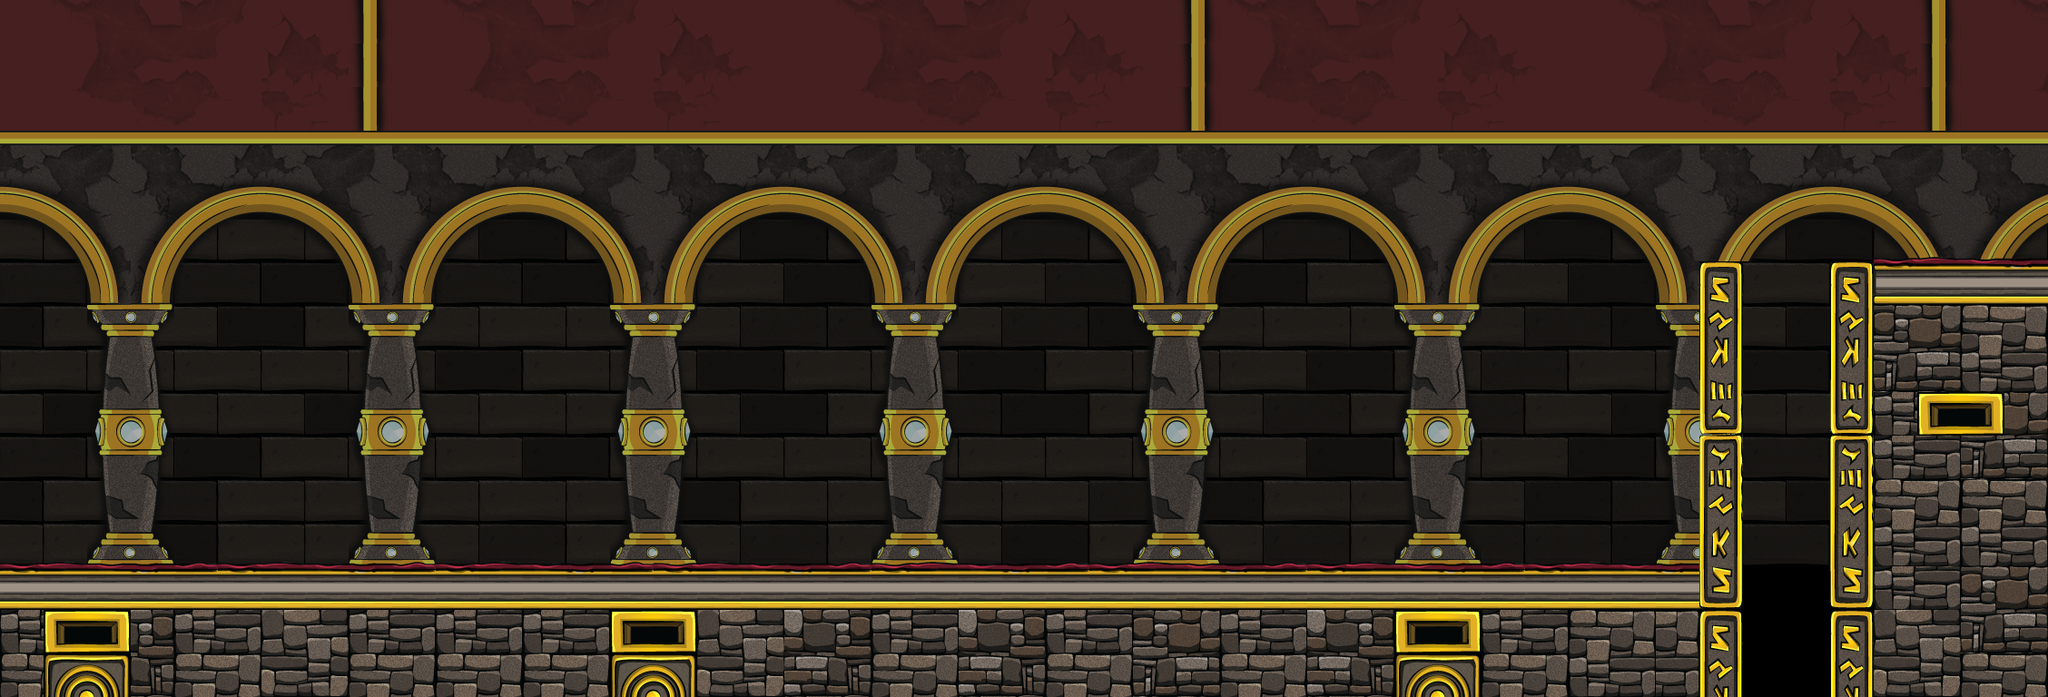

A 2D game scene composited from a Tiled map and its tileset images. What follows is a short description and the map's XML, with each tile layer's data collapsed to a summary:
An orthogonal 47x16 tile map with 48x48 px tiles, 3 tile layers (Background, Middle, Foreground) and 80 objects.

<map version="1.0" orientation="orthogonal" width="47" height="16" tilewidth="48" tileheight="48">
 <tileset firstgid="1" name="UkkoMapTiles1" tilewidth="48" tileheight="48">
  <image source="UkkoMapTiles1.png" width="1536" height="1536" />
 </tileset>
 <layer name="Background" width="47" height="16">
  <data>[752 cells, 353 non-empty, 6 distinct tile ids]</data>
 </layer>
 <layer name="Middle" width="47" height="16">
  <data>[752 cells, 563 non-empty, 87 distinct tile ids]</data>
 </layer>
 <layer name="Foreground" width="47" height="16">
  <data>[752 cells, 106 non-empty, 18 distinct tile ids]</data>
 </layer>
 <objectgroup name="Ground" width="47" height="16">
  <object x="-41" y="627" width="1929" height="9" />
  <object x="2020" y="291" width="532" height="8" />
 </objectgroup>
 <objectgroup name="OneSidedPlatform" width="47" height="16">
  <object x="1704" y="505" />
  <object x="1703" y="377" />
 </objectgroup>
 <objectgroup name="BreakableGround" width="47" height="16">
  <object x="1967" y="339" />
  <object x="1969" y="437" />
  <object x="1968" y="529" />
  <object x="1969" y="624" />
  <object x="1968" y="723" />
 </objectgroup>
 <objectgroup name="Trampoline" width="47" height="16" />
 <objectgroup name="Doors" width="47" height="16" />
 <objectgroup name="Orb" width="47" height="16">
  <object x="748" y="543">
   <properties>
    <property name="Type" value="100" />
   </properties>
  </object>
  <object x="432" y="526" />
  <object x="494" y="599">
   <properties>
    <property name="Type" value="100" />
   </properties>
  </object>
  <object x="868" y="565" />
  <object x="563" y="514" />
  <object x="414" y="588" />
  <object x="918" y="512">
   <properties>
    <property name="Type" value="100" />
   </properties>
  </object>
  <object x="323" y="523" />
  <object x="956" y="539" />
  <object x="377" y="602">
   <properties>
    <property name="Type" value="100" />
   </properties>
  </object>
  <object x="681" y="529" />
  <object x="691" y="563" />
  <object x="868" y="535" />
  <object x="703" y="598">
   <properties>
    <property name="Type" value="100" />
   </properties>
  </object>
  <object x="430" y="556" />
  <object x="1069" y="542">
   <properties>
    <property name="Type" value="100" />
   </properties>
  </object>
  <object x="563" y="576" />
  <object x="434" y="492">
   <properties>
    <property name="Type" value="100" />
   </properties>
  </object>
  <object x="341" y="584" />
  <object x="493" y="514" />
  <object x="324" y="491">
   <properties>
    <property name="Type" value="100" />
   </properties>
  </object>
  <object x="494" y="569" />
  <object x="954" y="511">
   <properties>
    <property name="" value="" />
   </properties>
  </object>
  <object x="1070" y="598">
   <properties>
    <property name="Type" value="100" />
   </properties>
  </object>
  <object x="1048" y="514" />
  <object x="761" y="572" />
  <object x="868" y="490">
   <properties>
    <property name="Type" value="100" />
   </properties>
  </object>
  <object x="571" y="546">
   <properties>
    <property name="Type" value="100" />
   </properties>
  </object>
  <object x="1093" y="514" />
  <object x="647" y="530" />
  <object x="781" y="598" />
  <object x="758" y="508" />
  <object x="812" y="496">
   <properties>
    <property name="Type" value="100" />
   </properties>
  </object>
  <object x="530" y="494" />
  <object x="1106" y="484">
   <properties>
    <property name="Type" value="100" />
   </properties>
  </object>
  <object x="1070" y="569" />
  <object x="955" y="599">
   <properties>
    <property name="Type" value="100" />
   </properties>
  </object>
  <object x="988" y="511">
   <properties>
    <property name="Type" value="100" />
   </properties>
  </object>
  <object x="953" y="481" />
  <object x="868" y="598" />
  <object x="493" y="543" />
  <object x="664" y="563" />
  <object x="627" y="598">
   <properties>
    <property name="Type" value="100" />
   </properties>
  </object>
  <object x="636" y="563" />
  <object x="323" y="554" />
  <object x="1035" y="484">
   <properties>
    <property name="Type" value="100" />
   </properties>
  </object>
  <object x="787" y="483" />
  <object x="955" y="569" />
  <object x="813" y="589">
   <properties>
    <property name="Type" value="100" />
   </properties>
  </object>
  <object x="662" y="492">
   <properties>
    <property name="Type" value="100" />
   </properties>
  </object>
  <object x="529" y="597" />
  <object x="496" y="488">
   <properties>
    <property name="Type" value="100" />
   </properties>
  </object>
  <object x="1968" y="267">
   <properties>
    <property name="Type" value="100" />
   </properties>
  </object>
  <object x="2017" y="235">
   <properties>
    <property name="Type" value="100" />
   </properties>
  </object>
  <object x="1921" y="235">
   <properties>
    <property name="Type" value="100" />
   </properties>
  </object>
  <object x="1967" y="223" />
  <object x="1969" y="182" />
  <object x="1970" y="137" />
  <object x="1945" y="251" />
  <object x="1991" y="248" />
 </objectgroup>
 <objectgroup name="Wall" width="47" height="16">
  <object x="2021" y="297" width="13" height="476" />
  <object x="1875" y="299" height="1" />
  <object x="1875" y="300" width="43" height="469" />
  <object x="2250" y="-55" width="9" height="351" />
  <object x="-2" y="-39" width="5" height="782" />
 </objectgroup>
 <objectgroup name="SceneChanger" width="47" height="16">
  <object x="1844" y="724" width="228" height="60">
   <properties>
    <property name="DoorDestination" value="1" />
   </properties>
  </object>
 </objectgroup>
 <objectgroup name="Waterfall" width="47" height="16">
  <object x="97" y="711" />
  <object x="721" y="708" />
  <object x="1585" y="709" />
  <object x="2161" y="470" />
 </objectgroup>
 <objectgroup name="Life" width="47" height="16" />
 <objectgroup name="Poly" width="47" height="16">
  <object x="1878" y="287">
   <polyline points="0,0 19,14 43,11" />
  </object>
 </objectgroup>
</map>